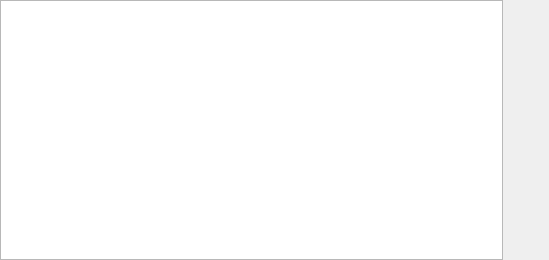
<?xml version="1.0" encoding="UTF-8"?>
<ui version="4.0">
 <class>KMFMultiURLDialog</class>
 <widget class="QWidget" name="KMFMultiURLDialog">
  <property name="geometry">
   <rect>
    <x>0</x>
    <y>0</y>
    <width>549</width>
    <height>260</height>
   </rect>
  </property>
  <property name="windowTitle">
   <string>Title</string>
  </property>
  <layout class="QVBoxLayout">
   <property name="margin">
    <number>0</number>
   </property>
   <item>
    <layout class="QHBoxLayout">
     <property name="spacing">
      <number>6</number>
     </property>
     <property name="margin">
      <number>0</number>
     </property>
     <item>
      <widget class="QListView" name="fileListView">
       <property name="acceptDrops">
        <bool>true</bool>
       </property>
       <property name="alternatingRowColors">
        <bool>true</bool>
       </property>
      </widget>
     </item>
     <item>
      <layout class="QVBoxLayout">
       <property name="spacing">
        <number>6</number>
       </property>
       <property name="margin">
        <number>0</number>
       </property>
       <item>
        <widget class="KPushButton" name="addButton">
         <property name="toolTip">
          <string>Add (Alt+ Insert)</string>
         </property>
         <property name="text">
          <string/>
         </property>
         <property name="shortcut">
          <string>Alt+Ins</string>
         </property>
         <property name="flat">
          <bool>true</bool>
         </property>
        </widget>
       </item>
       <item>
        <widget class="KPushButton" name="removeButton">
         <property name="toolTip">
          <string>Remove (Alt + Delete)</string>
         </property>
         <property name="text">
          <string/>
         </property>
         <property name="shortcut">
          <string>Alt+Del</string>
         </property>
         <property name="flat">
          <bool>true</bool>
         </property>
        </widget>
       </item>
       <item>
        <spacer>
         <property name="orientation">
          <enum>Qt::Vertical</enum>
         </property>
         <property name="sizeType">
          <enum>QSizePolicy::Expanding</enum>
         </property>
         <property name="sizeHint" stdset="0">
          <size>
           <width>20</width>
           <height>40</height>
          </size>
         </property>
        </spacer>
       </item>
       <item>
        <widget class="KPushButton" name="upButton">
         <property name="toolTip">
          <string>Move up (Alt + Up)</string>
         </property>
         <property name="text">
          <string/>
         </property>
         <property name="shortcut">
          <string>Alt+Up</string>
         </property>
         <property name="flat">
          <bool>true</bool>
         </property>
        </widget>
       </item>
       <item>
        <widget class="KPushButton" name="downButton">
         <property name="toolTip">
          <string>Move down (Alt + Down)</string>
         </property>
         <property name="text">
          <string/>
         </property>
         <property name="shortcut">
          <string>Alt+Down</string>
         </property>
         <property name="flat">
          <bool>true</bool>
         </property>
        </widget>
       </item>
      </layout>
     </item>
    </layout>
   </item>
  </layout>
 </widget>
 <layoutdefault spacing="6" margin="11"/>
 <layoutfunction spacing="KDialog::spacingHint" margin="KDialog::marginHint"/>
 <pixmapfunction>BTN_ICON</pixmapfunction>
 <customwidgets>
  <customwidget>
   <class>KPushButton</class>
   <extends>QPushButton</extends>
   <header>kpushbutton.h</header>
  </customwidget>
 </customwidgets>
 <includes>
  <include location="global">kpushbutton.h</include>
 </includes>
 <resources/>
 <connections/>
</ui>
